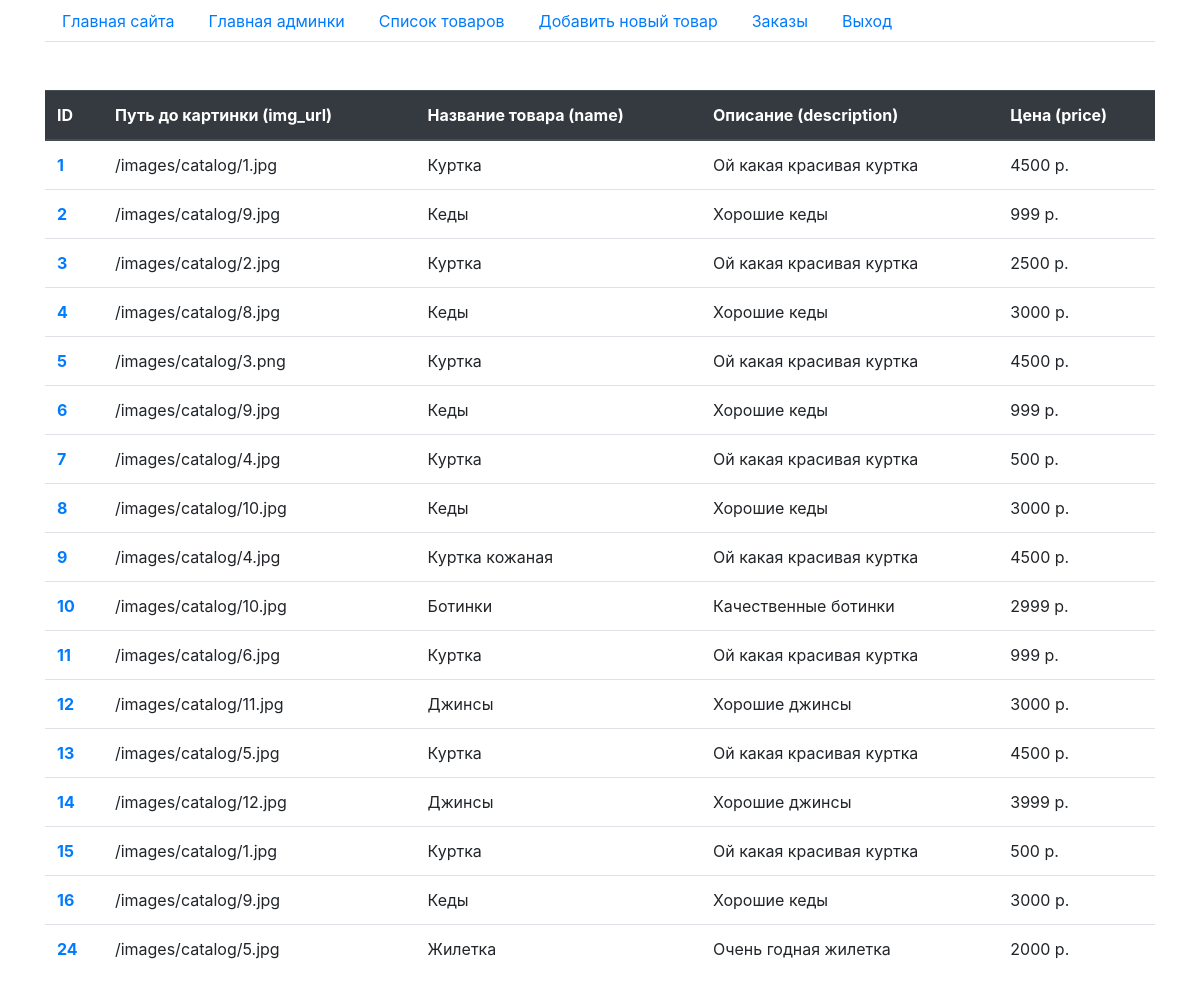
The app's page /admin/products.php (signed in) with its own data.
### tables this page shows
CREATE TABLE IF NOT EXISTS `products` (
  `id` int(11) NOT NULL AUTO_INCREMENT,
  `img_url` varchar(255) NOT NULL,
  `name` varchar(255) NOT NULL,
  `description` text NOT NULL,
  `type` varchar(255) NOT NULL,
  `price` float NOT NULL,
  `add_date` datetime NOT NULL DEFAULT current_timestamp(),
  PRIMARY KEY (`id`)
);

### admin/products.php (the view)
<?php
    include('parts/header.php');
    $sql = "SELECT * FROM products";
    $result = mysqli_query($link, $sql);
?>
<table class="table">
  <thead class="thead-dark">
    <tr>
      <th scope="col">ID</th>
      <th scope="col">Путь до картинки (img_url)</th>
      <th scope="col">Название товара (name)</th>
      <th scope="col">Описание (description)</th>
      <th scope="col">Цена (price)</th>
    </tr>
  </thead>
  <tbody>
    <?php while ($row = mysqli_fetch_assoc($result)) : ?>
        <tr>
            <th scope="row">
                <a href="/admin/product_edit.php?id=<?= $row['id']; ?>">
                    <?= $row['id']; ?>
                </a>
            </th>
            <td><?= $row['img_url']; ?></td>
            <td><?= $row['name']; ?></td>
            <td><?= $row['description']; ?></td>
            <td><?= $row['price']; ?> р.</td>
        </tr>
    <?php endwhile; ?>
  </tbody>
</table>
<?php include('parts/footer.php'); ?>

### records on screen
products: id "1", img_url "/images/catalog/1.jpg", name "Куртка", description "Ой какая красивая куртка", price "4500"
products: id "2", img_url "/images/catalog/9.jpg", name "Кеды", description "Хорошие кеды", price "999"
products: id "3", img_url "/images/catalog/2.jpg", name "Куртка", description "Ой какая красивая куртка", price "2500"
products: id "4", img_url "/images/catalog/8.jpg", name "Кеды", description "Хорошие кеды", price "3000"
products: id "5", img_url "/images/catalog/3.png", name "Куртка", description "Ой какая красивая куртка", price "4500"
products: id "6", img_url "/images/catalog/9.jpg", name "Кеды", description "Хорошие кеды", price "999"
products: id "7", img_url "/images/catalog/4.jpg", name "Куртка", description "Ой какая красивая куртка", price "500"
products: id "8", img_url "/images/catalog/10.jpg", name "Кеды", description "Хорошие кеды", price "3000"
products: id "9", img_url "/images/catalog/4.jpg", name "Куртка кожаная", description "Ой какая красивая куртка", price "4500"
products: id "10", img_url "/images/catalog/10.jpg", name "Ботинки", description "Качественные ботинки", price "2999"
products: id "11", img_url "/images/catalog/6.jpg", name "Куртка", description "Ой какая красивая куртка", price "999"
products: id "12", img_url "/images/catalog/11.jpg", name "Джинсы", description "Хорошие джинсы", price "3000"
products: id "13", img_url "/images/catalog/5.jpg", name "Куртка", description "Ой какая красивая куртка", price "4500"
products: id "14", img_url "/images/catalog/12.jpg", name "Джинсы", description "Хорошие джинсы", price "3999"
products: id "15", img_url "/images/catalog/1.jpg", name "Куртка", description "Ой какая красивая куртка", price "500"
products: id "16", img_url "/images/catalog/9.jpg", name "Кеды", description "Хорошие кеды", price "3000"
products: id "24", img_url "/images/catalog/5.jpg", name "Жилетка", description "Очень годная жилетка", price "2000"
